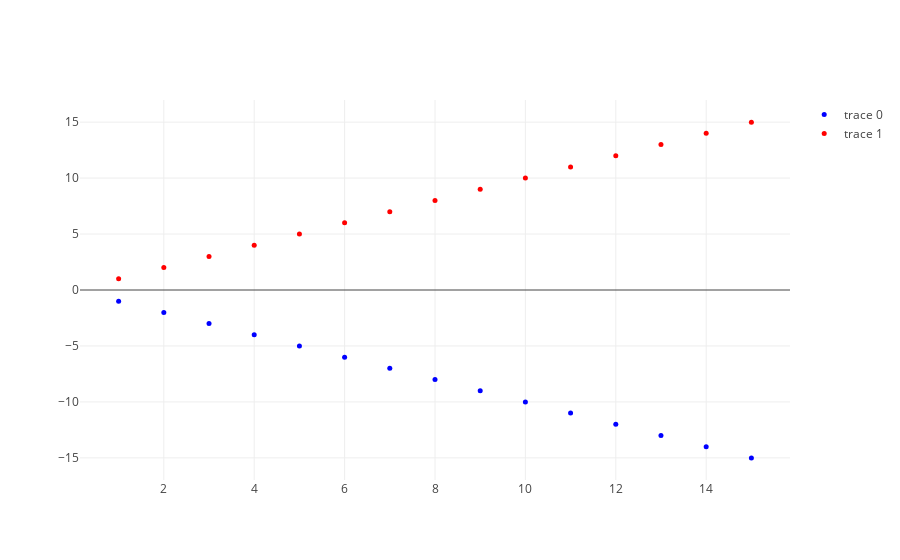

Notebook code for this chart:
### Markdown cell above
# We shall now check by plotting.

### Code cell
# Below we provide you scatter plot of the first 30 points along with color coding the two clusters
# This visualization helps you form better intuition
# For this part, half the points must be blue and half red.


Z = linkage(X[0:30,:], 'single')
from scipy.cluster.hierarchy import fcluster
max_d = 2
clusters = fcluster(Z, max_d,criterion='maxclust')


A = np.where(clusters==2)
B = np.where(clusters==1)



scatter = go.Scatter(
    x = X[A[0],0],
    y = X[A[0],1],
    mode='markers',
    marker=dict(
        size=5,
        symbol='circle',
        color='blue',
        opacity=1
    )
)

scatter1 = go.Scatter(
    x = X[B[0],0],
    y = X[B[0],1],
    mode='markers',
    marker=dict(
        size=5,
        symbol='circle',
        color='red',
        opacity=1
    )
)




data = [scatter,scatter1]
iplot(data, filename='fig0')

### Figure 1 — Plotly figure (JSON) as saved in the notebook; plotly's stock layout.template omitted (floating-point values rounded to 4 significant figures)
{"data": [{"marker": {"color": "blue", "opacity": 1, "size": 5, "symbol": "circle"}, "mode": "markers", "type": "scatter", "x": [1, 2, 3, 4, 5, 6, 7, 8, 9, 10, 11, 12, 13, 14, 15], "y": [-1, -2, -3, -4, -5, -6, -7, -8, -9, -10, -11, -12, -13, -14, -15]}, {"marker": {"color": "red", "opacity": 1, "size": 5, "symbol": "circle"}, "mode": "markers", "type": "scatter", "x": [1, 2, 3, 4, 5, 6, 7, 8, 9, 10, 11, 12, 13, 14, 15], "y": [1, 2, 3, 4, 5, 6, 7, 8, 9, 10, 11, 12, 13, 14, 15]}], "layout": {}}
